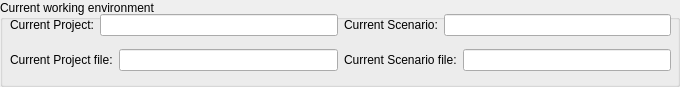
     <widget class="QGroupBox" name="groupBox_3">
      <property name="minimumSize">
       <size>
        <width>0</width>
        <height>75</height>
       </size>
      </property>
      <property name="title">
       <string>Current working environment</string>
      </property>
      <widget class="QWidget" name="layoutWidget">
       <property name="geometry">
        <rect>
         <x>10</x>
         <y>7</y>
         <width>661</width>
         <height>71</height>
        </rect>
       </property>
       <layout class="QVBoxLayout" name="verticalLayout_6">
        <item>
         <layout class="QHBoxLayout" name="horizontalLayout_18">
          <item>
           <layout class="QHBoxLayout" name="horizontalLayout_19">
            <item>
             <widget class="QLabel" name="label_10">
              <property name="text">
               <string>Current Project:</string>
              </property>
             </widget>
            </item>
            <item>
             <widget class="QLineEdit" name="lineEdit_9"/>
            </item>
           </layout>
          </item>
          <item>
           <layout class="QHBoxLayout" name="horizontalLayout_20">
            <item>
             <widget class="QLabel" name="label_11">
              <property name="text">
               <string>Current Scenario:</string>
              </property>
             </widget>
            </item>
            <item>
             <widget class="QLineEdit" name="lineEdit_10"/>
            </item>
           </layout>
          </item>
         </layout>
        </item>
        <item>
         <layout class="QHBoxLayout" name="horizontalLayout_12">
          <item>
           <layout class="QHBoxLayout" name="horizontalLayout">
            <item>
             <widget class="QLabel" name="label_4">
              <property name="text">
               <string>Current Project file:</string>
              </property>
             </widget>
            </item>
            <item>
             <widget class="QLineEdit" name="lineEdit_6"/>
            </item>
           </layout>
          </item>
          <item>
           <layout class="QHBoxLayout" name="horizontalLayout_11">
            <item>
             <widget class="QLabel" name="label_5">
              <property name="text">
               <string>Current Scenario file:</string>
              </property>
             </widget>
            </item>
            <item>
             <widget class="QLineEdit" name="lineEdit_7"/>
            </item>
           </layout>
          </item>
         </layout>
        </item>
       </layout>
      </widget>
     </widget>
